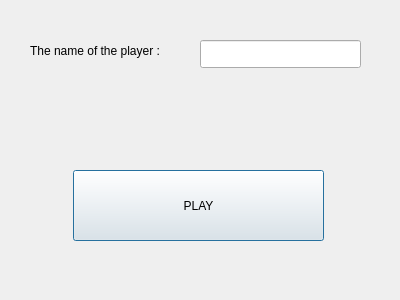
<?xml version="1.0" encoding="UTF-8"?>
<ui version="4.0">
 <class>StartWindow</class>
 <widget class="QDialog" name="StartWindow">
  <property name="geometry">
   <rect>
    <x>0</x>
    <y>0</y>
    <width>400</width>
    <height>300</height>
   </rect>
  </property>
  <property name="windowTitle">
   <string>Dialog</string>
  </property>
  <widget class="QLabel" name="nameLabel">
   <property name="geometry">
    <rect>
     <x>30</x>
     <y>30</y>
     <width>161</width>
     <height>41</height>
    </rect>
   </property>
   <property name="text">
    <string>The name of the player :</string>
   </property>
  </widget>
  <widget class="QLineEdit" name="nameLineEdit">
   <property name="geometry">
    <rect>
     <x>200</x>
     <y>40</y>
     <width>161</width>
     <height>28</height>
    </rect>
   </property>
  </widget>
  <widget class="QPushButton" name="playPushButton">
   <property name="geometry">
    <rect>
     <x>73</x>
     <y>170</y>
     <width>251</width>
     <height>71</height>
    </rect>
   </property>
   <property name="text">
    <string>PLAY</string>
   </property>
  </widget>
  <widget class="QLabel" name="informationLabel">
   <property name="geometry">
    <rect>
     <x>80</x>
     <y>100</y>
     <width>241</width>
     <height>41</height>
    </rect>
   </property>
   <property name="text">
    <string/>
   </property>
  </widget>
 </widget>
 <resources/>
 <connections>
  <connection>
   <sender>playPushButton</sender>
   <signal>clicked()</signal>
   <receiver>StartWindow</receiver>
   <slot>accept()</slot>
   <hints>
    <hint type="sourcelabel">
     <x>198</x>
     <y>180</y>
    </hint>
    <hint type="destinationlabel">
     <x>199</x>
     <y>149</y>
    </hint>
   </hints>
  </connection>
 </connections>
</ui>
